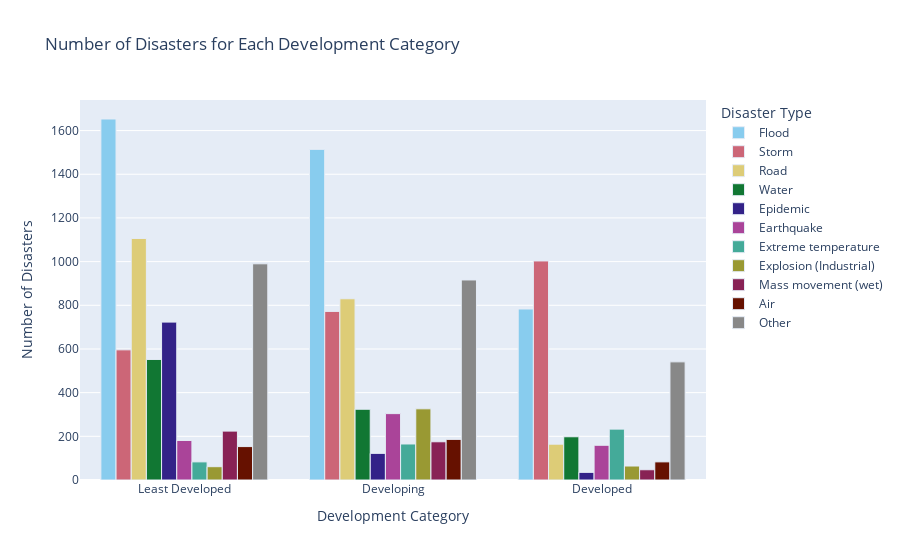

The cell this chart's notebook holds for it:
### Code cell
import pandas as pd
import plotly.express as px

# Assuming you have loaded your data into a DataFrame called df_test

# Binning country development score into three categories
df_test['Development_Category'] = pd.cut(df_test['country_devlopment_score'], bins=[0, 20, 35, float('inf')], labels=['Least Developed', 'Developing', 'Developed'])

# Get top ten disaster types
top_disaster_types = df_test['Disaster Type'].value_counts().nlargest(10).index.tolist()

# Assign 'Other' category for remaining disaster types
df_test.loc[~df_test['Disaster Type'].isin(top_disaster_types), 'Disaster Type'] = 'Other'

# Counting number of disasters for each development category and disaster type
disasters_count = df_test.groupby(['Development_Category', 'Disaster Type']).size().unstack(fill_value=0)

# Plotting using Plotly Express
fig = px.bar(disasters_count, x=disasters_count.index, y=top_disaster_types + ['Other'], 
             title='Number of Disasters for Each Development Category',
             labels={'x': 'Development Category', 'y': 'Number of Disasters'},
             color_discrete_sequence=px.colors.qualitative.Safe,
             barmode='group')

fig.update_layout(xaxis_title='Development Category', yaxis_title='Number of Disasters', legend_title='Disaster Type')

fig.update_traces(marker=dict(line=dict(width=1)))

fig.show()

# Define the folder path where you want to save the HTML file
folder_path = "/Users/samharris/Desktop/Capstone/24Spr_-S-Harris-_-disasters-/Sample_Capstone/code/website/"

# Ensure that the folder exists
os.makedirs(folder_path, exist_ok=True)

# Define the file path
file_path = os.path.join(folder_path, 'number_of_disaster_development_category.html')

# Save the figure as HTML file
fig.write_html(file_path)

### Figure 1 — Plotly figure (JSON) as saved in the notebook; plotly's stock layout.template omitted (floating-point values rounded to 4 significant figures)
{"data": [{"alignmentgroup": "True", "hovertemplate": "variable=Flood<br>Development_Category=%{x}<br>value=%{y}<extra></extra>", "legendgroup": "Flood", "marker": {"color": "rgb(136, 204, 238)", "line": {"width": 1}, "pattern": {"shape": ""}}, "name": "Flood", "offsetgroup": "Flood", "orientation": "v", "showlegend": true, "textposition": "auto", "type": "bar", "x": ["Least Developed", "Developing", "Developed"], "xaxis": "x", "y": [1653, 1514, 783], "yaxis": "y"}, {"alignmentgroup": "True", "hovertemplate": "variable=Storm<br>Development_Category=%{x}<br>value=%{y}<extra></extra>", "legendgroup": "Storm", "marker": {"color": "rgb(204, 102, 119)", "line": {"width": 1}, "pattern": {"shape": ""}}, "name": "Storm", "offsetgroup": "Storm", "orientation": "v", "showlegend": true, "textposition": "auto", "type": "bar", "x": ["Least Developed", "Developing", "Developed"], "xaxis": "x", "y": [596, 772, 1003], "yaxis": "y"}, {"alignmentgroup": "True", "hovertemplate": "variable=Road<br>Development_Category=%{x}<br>value=%{y}<extra></extra>", "legendgroup": "Road", "marker": {"color": "rgb(221, 204, 119)", "line": {"width": 1}, "pattern": {"shape": ""}}, "name": "Road", "offsetgroup": "Road", "orientation": "v", "showlegend": true, "textposition": "auto", "type": "bar", "x": ["Least Developed", "Developing", "Developed"], "xaxis": "x", "y": [1106, 830, 164], "yaxis": "y"}, {"alignmentgroup": "True", "hovertemplate": "variable=Water<br>Development_Category=%{x}<br>value=%{y}<extra></extra>", "legendgroup": "Water", "marker": {"color": "rgb(17, 119, 51)", "line": {"width": 1}, "pattern": {"shape": ""}}, "name": "Water", "offsetgroup": "Water", "orientation": "v", "showlegend": true, "textposition": "auto", "type": "bar", "x": ["Least Developed", "Developing", "Developed"], "xaxis": "x", "y": [552, 324, 198], "yaxis": "y"}, {"alignmentgroup": "True", "hovertemplate": "variable=Epidemic<br>Development_Category=%{x}<br>value=%{y}<extra></extra>", "legendgroup": "Epidemic", "marker": {"color": "rgb(51, 34, 136)", "line": {"width": 1}, "pattern": {"shape": ""}}, "name": "Epidemic", "offsetgroup": "Epidemic", "orientation": "v", "showlegend": true, "textposition": "auto", "type": "bar", "x": ["Least Developed", "Developing", "Developed"], "xaxis": "x", "y": [723, 122, 35], "yaxis": "y"}, {"alignmentgroup": "True", "hovertemplate": "variable=Earthquake<br>Development_Category=%{x}<br>value=%{y}<extra></extra>", "legendgroup": "Earthquake", "marker": {"color": "rgb(170, 68, 153)", "line": {"width": 1}, "pattern": {"shape": ""}}, "name": "Earthquake", "offsetgroup": "Earthquake", "orientation": "v", "showlegend": true, "textposition": "auto", "type": "bar", "x": ["Least Developed", "Developing", "Developed"], "xaxis": "x", "y": [181, 304, 159], "yaxis": "y"}, {"alignmentgroup": "True", "hovertemplate": "variable=Extreme temperature<br>Development_Category=%{x}<br>value=%{y}<extra></extra>", "legendgroup": "Extreme temperature", "marker": {"color": "rgb(68, 170, 153)", "line": {"width": 1}, "pattern": {"shape": ""}}, "name": "Extreme temperature", "offsetgroup": "Extreme temperature", "orientation": "v", "showlegend": true, "textposition": "auto", "type": "bar", "x": ["Least Developed", "Developing", "Developed"], "xaxis": "x", "y": [83, 165, 233], "yaxis": "y"}, {"alignmentgroup": "True", "hovertemplate": "variable=Explosion (Industrial)<br>Development_Category=%{x}<br>value=%{y}<extra></extra>", "legendgroup": "Explosion (Industrial)", "marker": {"color": "rgb(153, 153, 51)", "line": {"width": 1}, "pattern": {"shape": ""}}, "name": "Explosion (Industrial)", "offsetgroup": "Explosion (Industrial)", "orientation": "v", "showlegend": true, "textposition": "auto", "type": "bar", "x": ["Least Developed", "Developing", "Developed"], "xaxis": "x", "y": [61, 326, 64], "yaxis": "y"}, {"alignmentgroup": "True", "hovertemplate": "variable=Mass movement (wet)<br>Development_Category=%{x}<br>value=%{y}<extra></extra>", "legendgroup": "Mass movement (wet)", "marker": {"color": "rgb(136, 34, 85)", "line": {"width": 1}, "pattern": {"shape": ""}}, "name": "Mass movement (wet)", "offsetgroup": "Mass movement (wet)", "orientation": "v", "showlegend": true, "textposition": "auto", "type": "bar", "x": ["Least Developed", "Developing", "Developed"], "xaxis": "x", "y": [224, 175, 47], "yaxis": "y"}, {"alignmentgroup": "True", "hovertemplate": "variable=Air<br>Development_Category=%{x}<br>value=%{y}<extra></extra>", "legendgroup": "Air", "marker": {"color": "rgb(102, 17, 0)", "line": {"width": 1}, "pattern": {"shape": ""}}, "name": "Air", "offsetgroup": "Air", "orientation": "v", "showlegend": true, "textposition": "auto", "type": "bar", "x": ["Least Developed", "Developing", "Developed"], "xaxis": "x", "y": [153, 186, 83], "yaxis": "y"}, {"alignmentgroup": "True", "hovertemplate": "variable=Other<br>Development_Category=%{x}<br>value=%{y}<extra></extra>", "legendgroup": "Other", "marker": {"color": "rgb(136, 136, 136)", "line": {"width": 1}, "pattern": {"shape": ""}}, "name": "Other", "offsetgroup": "Other", "orientation": "v", "showlegend": true, "textposition": "auto", "type": "bar", "x": ["Least Developed", "Developing", "Developed"], "xaxis": "x", "y": [990, 916, 541], "yaxis": "y"}], "layout": {"barmode": "group", "legend": {"title": {"text": "Disaster Type"}, "tracegroupgap": 0}, "title": {"text": "Number of Disasters for Each Development Category"}, "xaxis": {"anchor": "y", "domain": [0, 1], "title": {"text": "Development Category"}}, "yaxis": {"anchor": "x", "domain": [0, 1], "title": {"text": "Number of Disasters"}}}}
